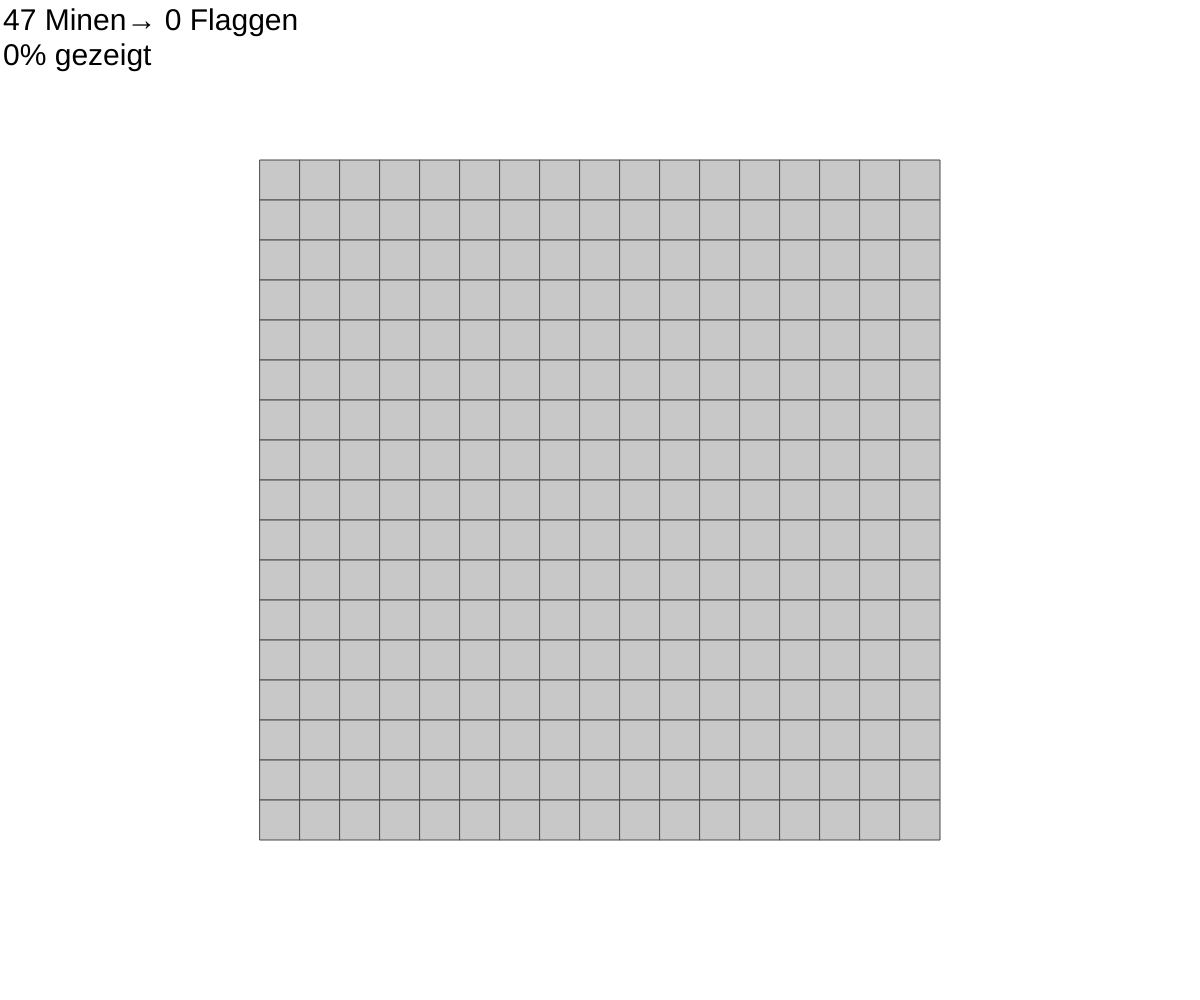
Frame 1 (no input)
Frame 60 (no input): identical to frame 1, image omitted
Frame 120 (the mouse pressed at the canvas centre since frame 60): identical to frame 1, image omitted

The p5.js sketch that drew this single still picture (run headless with seeded random() and noise() and a simulated clock; from frame 60 on, the mouse is pressed at the canvas centre):

// p5.js sketch
// ── sketch.js
// Inspired by Daniel Shiffman

const cells = [];
const dimH = 17;
const dimW = 17;
const cellSize = 40;

let xPadding;
let yPadding;
let numOfMines;
let gameover = false;

function setup() {
  createCanvas(windowWidth, windowHeight);

  for (let i = 0; i < dimH * dimW; i += 1) {
    const x = i % dimW;
    const y = (i - x) / dimW;
    // i = y * dimW + x
    cells.push(new Cell(x, y, i));
  }

  for (let i = 0; i < cells.length; i += 1) {
    const cell = cells[i];
    if (!cell.mine) {
      let counter = 0;
      const xoffS = i % dimW == 0 ? 0 : -1;
      const xoffE = i % dimW == dimW - 1 ? 0 : 1;
      const yoffS = i - dimW < 0 ? 0 : -1;
      const yoffE = cells.length - i <= dimW ? 0 : 1;

      for (let xoff = xoffS; xoff <= xoffE; xoff += 1) {
        for (let yoff = yoffS; yoff <= yoffE; yoff += 1) {
          const index = i + xoff + yoff * dimW;
          if (cells[index].mine) {
            counter += 1;
          }
        }
      }

      cell.surroundingFlags = counter;
    }
  }
}

function draw() {
  background(255);

  xPadding = (windowWidth - dimW * cellSize) / 2;
  yPadding = (windowHeight - dimH * cellSize) / 2;
  translate(xPadding, yPadding);

  for (let i = 0; i < dimH * dimW; i += 1) {
    const cell = cells[i];
    stroke(75);
    if (!cell.visible) fill(200);
    else fill(220);

    const x = map(cell.x, 0, dimW, 0, cellSize * dimW);
    const y = map(cell.y, 0, dimH, 0, cellSize * dimH);
    rect(x, y, cellSize, cellSize);
    if (cell.visible) {
      if (cell.mine) {
        fill(0);
        ellipseMode(CENTER);
        ellipse(x + cellSize / 2, y + cellSize / 2, cellSize * 0.8);
      } else if (cell.surroundingFlags != 0) {
        textSize(cellSize * 0.8);
        textAlign(CENTER);
        fill(0);
        text(cell.surroundingFlags, x + 0.5 * cellSize, y + cellSize - 0.2 * cellSize);
      }
    } else if (cell.flags) {
      stroke(255, 0, 0);
      strokeWeight(2);
      fill(255, 0, 0);
      line(x + cellSize * 0.2, y + cellSize * 0.2, x + cellSize * 0.2, y + cellSize);
      strokeWeight(1);
      noStroke();
      triangle(x + cellSize * 0.2, y + cellSize * 0.179, x + cellSize * 0.2, y + cellSize * 0.6, x + cellSize * 0.7, y + cellSize * 0.4);
    }
  }

  translate(-xPadding, -yPadding);
  noStroke();
  fill(0);
  textSize(30);
  textAlign(LEFT);

  numOfMines = 0;
  let numOfFlags = 0;
  let gezeigt = 0;
  let fertig = true;

  for (let i = 0; i < cells.length; i += 1) {
    const cell = cells[i];

    if (cell.mine) numOfMines += 1;
    if (cell.flags) numOfFlags += 1;
    if (cell.visible) gezeigt += 1;

    if ((!cell.visible && !cell.flags)
      || (cell.flags && !cell.mine)
      || (cell.mine && cell.visible)) fertig = false;

    if (cell.visible && cell.mine) gameover = true;
  }

  text(`${numOfMines} Minen→ ${numOfFlags} Flaggen`, 3, 30);
  text(`${floor((gezeigt / cells.length) * 100)}% gezeigt`, 3, 2 * (30 + 2.5));

  if (fertig) {
    noLoop();
    fill(100, 202, 87);
    text('Fertig!', 3, 3 * (30 + 5));
  }

  if (gameover) {
    noLoop();
    fill(255, 0, 0);
    text('GAMEOVER!', 3, 3 * (30 + 5));
  }
}

function mousePressed() {
  if (mouseButton == RIGHT) {
    for (let i = 0; i < cells.length; i += 1) {
      const cell = cells[i];
      if ((mouseX - xPadding >= cell.x * cellSize && mouseX - xPadding < cell.x * cellSize + cellSize)
        && (mouseY - yPadding >= cell.y * cellSize && mouseY - yPadding < cell.y * cellSize + cellSize)
        && (!cell.visible)) {
        cell.flags = true;
      }
    }
  }
}

function doubleClicked() {
  console.log('doubleClicked');
}

function mouseClicked() {
  if (!gameover) {
    for (let i = 0; i < cells.length; i += 1) {
      const cell = cells[i];
      if ((mouseX - xPadding >= cell.x * cellSize && mouseX - xPadding < cell.x * cellSize + cellSize)
        && (mouseY - yPadding >= cell.y * cellSize && mouseY - yPadding < cell.y * cellSize + cellSize)) {
        if (cell.flags) {
          cell.flags = false;
        } else {
          cell.show();
        }
      }
    }
  }
}

function windowResized() {
  resizeCanvas(windowWidth, windowHeight);
}

class Cell {
  constructor(x, y, i) {
    this.x = x;
    this.y = y;
    this.index = i;
    this.mine = random(1) < 0.15;
    this.visible = false;
    this.surroundingFlags = -1;
    this.flags = false;
  }

  show() {
    this.visible = true;
    if (this.mine) {
      console.log('GAMEOVER');
      gameover = true;
      for (let i = 0; i < cells.length; i += 1) {
        cells[i].visible = true;
      }
    } else if (this.surroundingFlags == 0) {
      const xoffS = this.index % dimW == 0 ? 0 : -1;
      const xoffE = this.index % dimW == dimW - 1 ? 0 : 1;
      const yoffS = this.index - dimW < 0 ? 0 : -1;
      const yoffE = cells.length - this.index <= dimW ? 0 : 1;

      for (let xoff = xoffS; xoff <= xoffE; xoff += 1) {
        for (let yoff = yoffS; yoff <= yoffE; yoff += 1) {
          const index = this.index + xoff + yoff * dimW;
          if (index != this.index && !cells[index].visible) cells[index].show();
        }
      }
    }
  }
}
